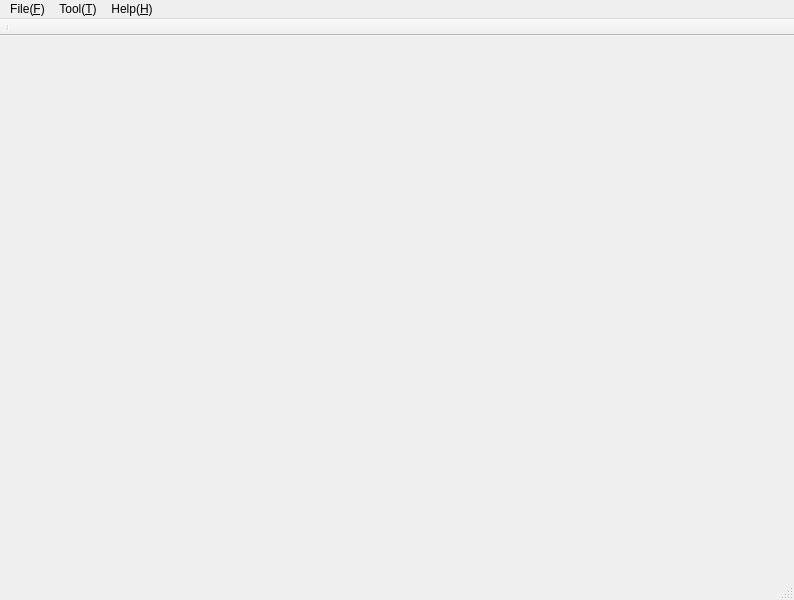
<?xml version="1.0" encoding="UTF-8"?>
<ui version="4.0">
 <class>npgClass</class>
 <widget class="QMainWindow" name="npgClass">
  <property name="geometry">
   <rect>
    <x>0</x>
    <y>0</y>
    <width>794</width>
    <height>600</height>
   </rect>
  </property>
  <property name="sizePolicy">
   <sizepolicy hsizetype="MinimumExpanding" vsizetype="MinimumExpanding">
    <horstretch>0</horstretch>
    <verstretch>0</verstretch>
   </sizepolicy>
  </property>
  <property name="windowTitle">
   <string>Network Packet Generator</string>
  </property>
  <property name="windowIcon">
   <iconset resource="../npg.qrc">
    <normaloff>:/npg/npg</normaloff>:/npg/npg</iconset>
  </property>
  <widget class="QWidget" name="centralwidget"/>
  <widget class="QMenuBar" name="menubar">
   <property name="geometry">
    <rect>
     <x>0</x>
     <y>0</y>
     <width>794</width>
     <height>19</height>
    </rect>
   </property>
   <widget class="QMenu" name="menuFile">
    <property name="title">
     <string>File(&amp;F)</string>
    </property>
    <addaction name="action_quit"/>
   </widget>
   <widget class="QMenu" name="menuHelp">
    <property name="title">
     <string>Help(&amp;H)</string>
    </property>
    <addaction name="action_about"/>
   </widget>
   <widget class="QMenu" name="menuTool">
    <property name="title">
     <string>Tool(&amp;T)</string>
    </property>
    <addaction name="action_tool_hex"/>
    <addaction name="action_tool_ip"/>
    <addaction name="action_tool_time"/>
    <addaction name="action_tool_base64"/>
   </widget>
   <addaction name="menuFile"/>
   <addaction name="menuTool"/>
   <addaction name="menuHelp"/>
  </widget>
  <widget class="QStatusBar" name="statusbar"/>
  <widget class="QToolBar" name="toolBar">
   <property name="contextMenuPolicy">
    <enum>Qt::NoContextMenu</enum>
   </property>
   <property name="windowTitle">
    <string>toolBar</string>
   </property>
   <property name="movable">
    <bool>false</bool>
   </property>
   <property name="toolButtonStyle">
    <enum>Qt::ToolButtonTextUnderIcon</enum>
   </property>
   <attribute name="toolBarArea">
    <enum>TopToolBarArea</enum>
   </attribute>
   <attribute name="toolBarBreak">
    <bool>false</bool>
   </attribute>
   <addaction name="separator"/>
  </widget>
  <action name="action_new">
   <property name="text">
    <string>New(&amp;N)</string>
   </property>
   <property name="shortcut">
    <string>Ctrl+N</string>
   </property>
   <property name="shortcutContext">
    <enum>Qt::ApplicationShortcut</enum>
   </property>
   <property name="iconVisibleInMenu">
    <bool>true</bool>
   </property>
  </action>
  <action name="action_quit">
   <property name="text">
    <string>Quit(&amp;Q)</string>
   </property>
   <property name="shortcut">
    <string>Ctrl+Q</string>
   </property>
   <property name="iconVisibleInMenu">
    <bool>true</bool>
   </property>
  </action>
  <action name="action_tool_hex">
   <property name="text">
    <string>Hex</string>
   </property>
  </action>
  <action name="action_tool_ip">
   <property name="text">
    <string>IP</string>
   </property>
  </action>
  <action name="action_tool_time">
   <property name="text">
    <string>Time</string>
   </property>
  </action>
  <action name="action_tool_base64">
   <property name="text">
    <string>B64</string>
   </property>
  </action>
  <action name="action_about">
   <property name="text">
    <string>About</string>
   </property>
  </action>
 </widget>
 <resources>
  <include location="../npg.qrc"/>
 </resources>
 <connections/>
</ui>
